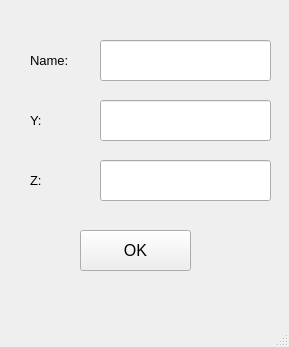
<?xml version="1.0" encoding="UTF-8"?>
<ui version="4.0">
 <class>NewModel</class>
 <widget class="QMainWindow" name="NewModel">
  <property name="geometry">
   <rect>
    <x>0</x>
    <y>0</y>
    <width>289</width>
    <height>347</height>
   </rect>
  </property>
  <property name="windowTitle">
   <string>MainWindow</string>
  </property>
  <widget class="QWidget" name="centralwidget">
   <widget class="QLabel" name="name_label">
    <property name="geometry">
     <rect>
      <x>30</x>
      <y>40</y>
      <width>121</width>
      <height>41</height>
     </rect>
    </property>
    <property name="font">
     <font>
      <pointsize>10</pointsize>
     </font>
    </property>
    <property name="text">
     <string>Name:</string>
    </property>
   </widget>
   <widget class="QLabel" name="z_label">
    <property name="geometry">
     <rect>
      <x>30</x>
      <y>160</y>
      <width>21</width>
      <height>41</height>
     </rect>
    </property>
    <property name="font">
     <font>
      <pointsize>10</pointsize>
     </font>
    </property>
    <property name="text">
     <string>Z:</string>
    </property>
   </widget>
   <widget class="QLabel" name="y_label">
    <property name="geometry">
     <rect>
      <x>30</x>
      <y>100</y>
      <width>21</width>
      <height>41</height>
     </rect>
    </property>
    <property name="font">
     <font>
      <pointsize>10</pointsize>
     </font>
    </property>
    <property name="text">
     <string>Y:</string>
    </property>
   </widget>
   <widget class="QLineEdit" name="name_edit">
    <property name="geometry">
     <rect>
      <x>100</x>
      <y>40</y>
      <width>171</width>
      <height>41</height>
     </rect>
    </property>
    <property name="font">
     <font>
      <pointsize>10</pointsize>
     </font>
    </property>
   </widget>
   <widget class="QLineEdit" name="z_edit">
    <property name="geometry">
     <rect>
      <x>100</x>
      <y>160</y>
      <width>171</width>
      <height>41</height>
     </rect>
    </property>
    <property name="font">
     <font>
      <pointsize>10</pointsize>
     </font>
    </property>
   </widget>
   <widget class="QLineEdit" name="y_edit">
    <property name="geometry">
     <rect>
      <x>100</x>
      <y>100</y>
      <width>171</width>
      <height>41</height>
     </rect>
    </property>
    <property name="font">
     <font>
      <pointsize>10</pointsize>
     </font>
    </property>
   </widget>
   <widget class="QPushButton" name="pushButton">
    <property name="geometry">
     <rect>
      <x>80</x>
      <y>230</y>
      <width>111</width>
      <height>41</height>
     </rect>
    </property>
    <property name="font">
     <font>
      <pointsize>12</pointsize>
     </font>
    </property>
    <property name="text">
     <string>OK</string>
    </property>
   </widget>
  </widget>
  <widget class="QMenuBar" name="menubar">
   <property name="geometry">
    <rect>
     <x>0</x>
     <y>0</y>
     <width>289</width>
     <height>26</height>
    </rect>
   </property>
  </widget>
  <widget class="QStatusBar" name="statusbar"/>
 </widget>
 <resources/>
 <connections/>
</ui>
